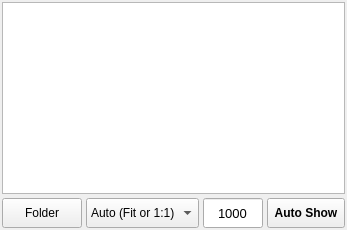
         <widget class="QWidget" name="tabPictures1">
          <attribute name="title">
           <string>Pictures 1</string>
          </attribute>
          <layout class="QGridLayout" name="gridLayout_3">
           <property name="leftMargin">
            <number>2</number>
           </property>
           <property name="topMargin">
            <number>2</number>
           </property>
           <property name="rightMargin">
            <number>2</number>
           </property>
           <property name="bottomMargin">
            <number>2</number>
           </property>
           <property name="spacing">
            <number>4</number>
           </property>
           <item row="0" column="0">
            <widget class="QListWidget" name="lwPictures1">
             <property name="iconSize">
              <size>
               <width>128</width>
               <height>128</height>
              </size>
             </property>
             <property name="verticalScrollMode">
              <enum>QAbstractItemView::ScrollPerPixel</enum>
             </property>
             <property name="horizontalScrollMode">
              <enum>QAbstractItemView::ScrollPerPixel</enum>
             </property>
             <property name="resizeMode">
              <enum>QListView::Adjust</enum>
             </property>
             <property name="viewMode">
              <enum>QListView::IconMode</enum>
             </property>
             <property name="wordWrap">
              <bool>true</bool>
             </property>
             <property name="selectionRectVisible">
              <bool>false</bool>
             </property>
            </widget>
           </item>
           <item row="1" column="0">
            <widget class="QFrame" name="framePictures1">
             <property name="minimumSize">
              <size>
               <width>270</width>
               <height>30</height>
              </size>
             </property>
             <property name="maximumSize">
              <size>
               <width>16777215</width>
               <height>30</height>
              </size>
             </property>
             <property name="frameShape">
              <enum>QFrame::NoFrame</enum>
             </property>
             <layout class="QHBoxLayout" name="horizontalLayout_2">
              <property name="spacing">
               <number>4</number>
              </property>
              <property name="leftMargin">
               <number>0</number>
              </property>
              <property name="topMargin">
               <number>0</number>
              </property>
              <property name="rightMargin">
               <number>0</number>
              </property>
              <property name="bottomMargin">
               <number>0</number>
              </property>
              <item>
               <widget class="QPushButton" name="btnTabPictures1Folder">
                <property name="sizePolicy">
                 <sizepolicy hsizetype="Maximum" vsizetype="Preferred">
                  <horstretch>0</horstretch>
                  <verstretch>0</verstretch>
                 </sizepolicy>
                </property>
                <property name="text">
                 <string>Folder</string>
                </property>
               </widget>
              </item>
              <item>
               <widget class="QComboBox" name="cbTabPictures1Position">
                <property name="sizePolicy">
                 <sizepolicy hsizetype="Preferred" vsizetype="Preferred">
                  <horstretch>0</horstretch>
                  <verstretch>0</verstretch>
                 </sizepolicy>
                </property>
                <item>
                 <property name="text">
                  <string>Auto (Fit or 1:1)</string>
                 </property>
                </item>
                <item>
                 <property name="text">
                  <string>Fit</string>
                 </property>
                </item>
                <item>
                 <property name="text">
                  <string>Fit Ex</string>
                 </property>
                </item>
                <item>
                 <property name="text">
                  <string>Stretch</string>
                 </property>
                </item>
                <item>
                 <property name="text">
                  <string>1:1</string>
                 </property>
                </item>
               </widget>
              </item>
              <item>
               <widget class="QLineEdit" name="leTabPictures1Interval">
                <property name="sizePolicy">
                 <sizepolicy hsizetype="Preferred" vsizetype="Preferred">
                  <horstretch>0</horstretch>
                  <verstretch>0</verstretch>
                 </sizepolicy>
                </property>
                <property name="maximumSize">
                 <size>
                  <width>60</width>
                  <height>16777215</height>
                 </size>
                </property>
                <property name="font">
                 <font>
                  <pointsize>10</pointsize>
                 </font>
                </property>
                <property name="toolTip">
                 <string>Interval, msec</string>
                </property>
                <property name="text">
                 <string notr="true">1000</string>
                </property>
                <property name="alignment">
                 <set>Qt::AlignCenter</set>
                </property>
               </widget>
              </item>
              <item>
               <widget class="QToolButton" name="btnTabPictures1Auto">
                <property name="sizePolicy">
                 <sizepolicy hsizetype="Preferred" vsizetype="Preferred">
                  <horstretch>0</horstretch>
                  <verstretch>0</verstretch>
                 </sizepolicy>
                </property>
                <property name="minimumSize">
                 <size>
                  <width>0</width>
                  <height>0</height>
                 </size>
                </property>
                <property name="font">
                 <font>
                  <weight>75</weight>
                  <bold>true</bold>
                 </font>
                </property>
                <property name="text">
                 <string>Auto Show</string>
                </property>
                <property name="checkable">
                 <bool>true</bool>
                </property>
               </widget>
              </item>
             </layout>
            </widget>
           </item>
          </layout>
         </widget>
